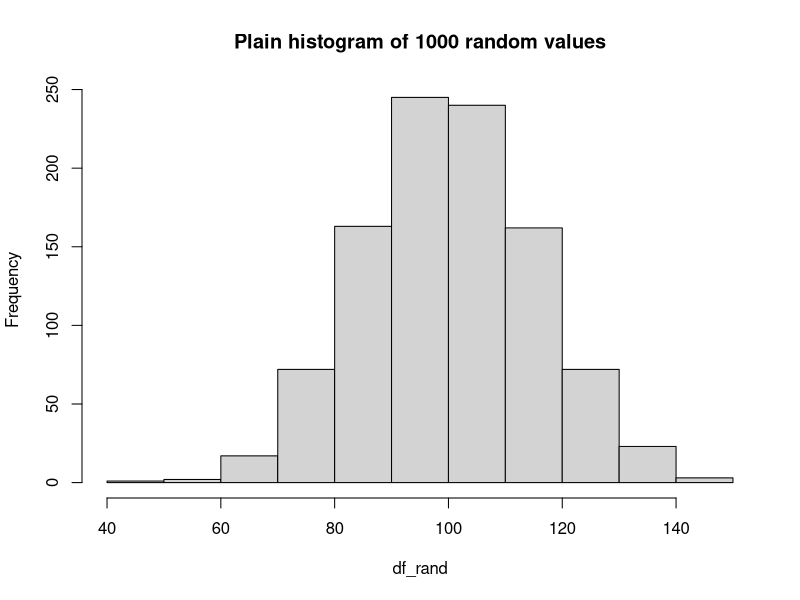

The R source for this figure:
## ---- chunk 1
# Set seed
set.seed(0188)

# Create dataframe of 1000 random values
df_rand <- rnorm(1000, 100, 15)

# Create a histogram
hist(df_rand, 
     main = "Plain histogram of 1000 random values")
